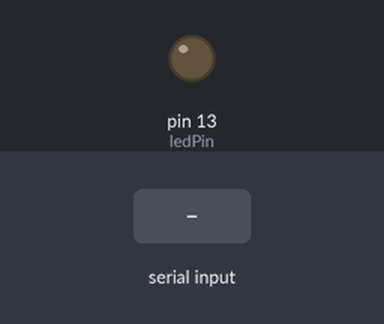
Bench run of a sketch on a simulated Arduino Uno, built with avr-gcc and run on an emulated ATmega328P. Parts: output pins drawn as LEDs (lit = HIGH). The test bench sets the inputs (shaded band).

Above: at 1.2 s.
1.3 s: "H" received over Serial
At 1.6 s:
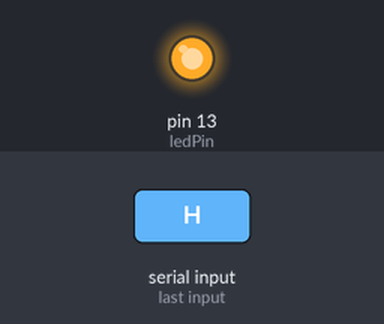
2.8 s: "L" received over Serial
At 3.9 s:
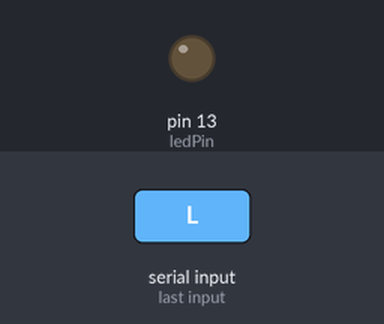
Timing chart, 0 to 5.8 s (numbered marks = the images above; inputs shaded):
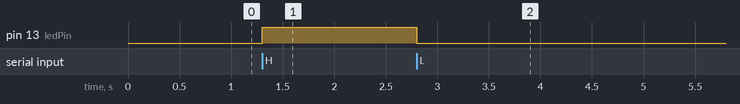

Measured:
- after the input at 1.3 s, pin 13 (ledPin): LOW → HIGH at once
- after the input at 2.8 s, pin 13 (ledPin): HIGH → LOW at once

The sketch:

SerialControlLed.ino
```cpp
//由serial指令控制LED(pin9)亮滅，收到’H’時點亮LED，收到‘L’時熄滅LED
const int ledPin = 13; // the pin that the LED is attached to
byte incomingByte;      // a variable to read incoming serial data into
void setup() {
  // initialize serial communication:
  Serial.begin(115200);
  // initialize the LED pin as an output:
  pinMode(ledPin, OUTPUT);
}
void loop() {
  // 檢查是否有收到到的序列埠資料:
  if (Serial.available() > 0) {
    incomingByte = Serial.read();// read the oldest byte in the serial buffer:
    // 若收到大寫'H'，點亮LED
    if (incomingByte == 'H') {
      digitalWrite(ledPin, HIGH);
    }
    // 若收到大寫'H'，關閉LED
    if (incomingByte == 'L') {
      digitalWrite(ledPin, LOW);
    }
  }
}
```
